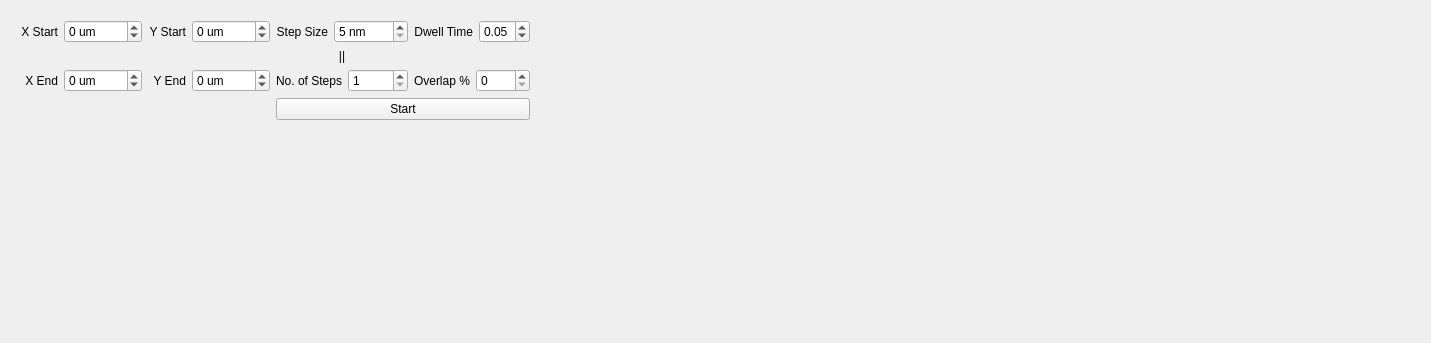
          <widget class="QWidget" name="page_3">
           <property name="geometry">
            <rect>
             <x>0</x>
             <y>0</y>
             <width>1431</width>
             <height>343</height>
            </rect>
           </property>
           <attribute name="label">
            <string>Mosaic Scan</string>
           </attribute>
           <layout class="QGridLayout" name="gridLayout_59">
            <item row="0" column="0">
             <widget class="QWidget" name="widget_3" native="true">
              <layout class="QGridLayout" name="gridLayout_58">
               <item row="1" column="2">
                <widget class="QLabel" name="label_94">
                 <property name="text">
                  <string>||</string>
                 </property>
                 <property name="alignment">
                  <set>Qt::AlignCenter</set>
                 </property>
                </widget>
               </item>
               <item row="2" column="3">
                <layout class="QHBoxLayout" name="horizontalLayout_60">
                 <item>
                  <widget class="QLabel" name="label_96">
                   <property name="text">
                    <string>Overlap %</string>
                   </property>
                  </widget>
                 </item>
                 <item>
                  <widget class="QSpinBox" name="spinBox_7">
                   <property name="maximum">
                    <number>90</number>
                   </property>
                  </widget>
                 </item>
                </layout>
               </item>
               <item row="2" column="0">
                <layout class="QHBoxLayout" name="horizontalLayout_54">
                 <item>
                  <widget class="QLabel" name="label_89">
                   <property name="text">
                    <string>X End</string>
                   </property>
                   <property name="alignment">
                    <set>Qt::AlignRight|Qt::AlignTrailing|Qt::AlignVCenter</set>
                   </property>
                  </widget>
                 </item>
                 <item>
                  <widget class="QSpinBox" name="spinBox_2">
                   <property name="suffix">
                    <string> um</string>
                   </property>
                   <property name="minimum">
                    <number>-1000</number>
                   </property>
                   <property name="maximum">
                    <number>1000</number>
                   </property>
                   <property name="singleStep">
                    <number>10</number>
                   </property>
                  </widget>
                 </item>
                </layout>
               </item>
               <item row="0" column="0">
                <layout class="QHBoxLayout" name="horizontalLayout_53">
                 <item>
                  <widget class="QLabel" name="label_88">
                   <property name="text">
                    <string>X Start</string>
                   </property>
                   <property name="alignment">
                    <set>Qt::AlignRight|Qt::AlignTrailing|Qt::AlignVCenter</set>
                   </property>
                  </widget>
                 </item>
                 <item>
                  <widget class="QSpinBox" name="spinBox">
                   <property name="suffix">
                    <string> um</string>
                   </property>
                   <property name="minimum">
                    <number>-1000</number>
                   </property>
                   <property name="maximum">
                    <number>1000</number>
                   </property>
                   <property name="singleStep">
                    <number>10</number>
                   </property>
                  </widget>
                 </item>
                </layout>
               </item>
               <item row="2" column="1">
                <layout class="QHBoxLayout" name="horizontalLayout_56">
                 <item>
                  <widget class="QLabel" name="label_91">
                   <property name="text">
                    <string>Y End</string>
                   </property>
                   <property name="alignment">
                    <set>Qt::AlignRight|Qt::AlignTrailing|Qt::AlignVCenter</set>
                   </property>
                  </widget>
                 </item>
                 <item>
                  <widget class="QSpinBox" name="spinBox_4">
                   <property name="suffix">
                    <string> um</string>
                   </property>
                   <property name="minimum">
                    <number>-1000</number>
                   </property>
                   <property name="maximum">
                    <number>1000</number>
                   </property>
                   <property name="singleStep">
                    <number>10</number>
                   </property>
                  </widget>
                 </item>
                </layout>
               </item>
               <item row="0" column="1">
                <layout class="QHBoxLayout" name="horizontalLayout_55">
                 <item>
                  <widget class="QLabel" name="label_90">
                   <property name="text">
                    <string>Y Start</string>
                   </property>
                   <property name="alignment">
                    <set>Qt::AlignRight|Qt::AlignTrailing|Qt::AlignVCenter</set>
                   </property>
                  </widget>
                 </item>
                 <item>
                  <widget class="QSpinBox" name="spinBox_3">
                   <property name="suffix">
                    <string> um</string>
                   </property>
                   <property name="minimum">
                    <number>-1000</number>
                   </property>
                   <property name="maximum">
                    <number>1000</number>
                   </property>
                   <property name="singleStep">
                    <number>10</number>
                   </property>
                  </widget>
                 </item>
                </layout>
               </item>
               <item row="0" column="2">
                <layout class="QHBoxLayout" name="horizontalLayout_57">
                 <item>
                  <widget class="QLabel" name="label_92">
                   <property name="text">
                    <string>Step Size</string>
                   </property>
                   <property name="alignment">
                    <set>Qt::AlignRight|Qt::AlignTrailing|Qt::AlignVCenter</set>
                   </property>
                  </widget>
                 </item>
                 <item>
                  <widget class="QSpinBox" name="spinBox_5">
                   <property name="suffix">
                    <string> nm</string>
                   </property>
                   <property name="minimum">
                    <number>5</number>
                   </property>
                   <property name="maximum">
                    <number>5000</number>
                   </property>
                  </widget>
                 </item>
                </layout>
               </item>
               <item row="0" column="3">
                <layout class="QHBoxLayout" name="horizontalLayout_59">
                 <item>
                  <widget class="QLabel" name="label_95">
                   <property name="text">
                    <string>Dwell Time</string>
                   </property>
                   <property name="alignment">
                    <set>Qt::AlignRight|Qt::AlignTrailing|Qt::AlignVCenter</set>
                   </property>
                  </widget>
                 </item>
                 <item>
                  <widget class="QDoubleSpinBox" name="doubleSpinBox">
                   <property name="minimum">
                    <double>0.010000000000000</double>
                   </property>
                   <property name="maximum">
                    <double>0.500000000000000</double>
                   </property>
                   <property name="singleStep">
                    <double>0.010000000000000</double>
                   </property>
                   <property name="value">
                    <double>0.050000000000000</double>
                   </property>
                  </widget>
                 </item>
                </layout>
               </item>
               <item row="2" column="2">
                <layout class="QHBoxLayout" name="horizontalLayout_58">
                 <item>
                  <widget class="QLabel" name="label_93">
                   <property name="text">
                    <string>No. of Steps</string>
                   </property>
                   <property name="alignment">
                    <set>Qt::AlignRight|Qt::AlignTrailing|Qt::AlignVCenter</set>
                   </property>
                  </widget>
                 </item>
                 <item>
                  <widget class="QSpinBox" name="spinBox_6">
                   <property name="suffix">
                    <string/>
                   </property>
                   <property name="minimum">
                    <number>1</number>
                   </property>
                   <property name="maximum">
                    <number>1000</number>
                   </property>
                  </widget>
                 </item>
                </layout>
               </item>
               <item row="3" column="2" colspan="2">
                <widget class="QPushButton" name="pushButton_6">
                 <property name="sizePolicy">
                  <sizepolicy hsizetype="Expanding" vsizetype="Fixed">
                   <horstretch>0</horstretch>
                   <verstretch>0</verstretch>
                  </sizepolicy>
                 </property>
                 <property name="text">
                  <string>Start</string>
                 </property>
                </widget>
               </item>
              </layout>
             </widget>
            </item>
            <item row="0" column="1">
             <spacer name="horizontalSpacer_6">
              <property name="orientation">
               <enum>Qt::Horizontal</enum>
              </property>
              <property name="sizeHint" stdset="0">
               <size>
                <width>389</width>
                <height>20</height>
               </size>
              </property>
             </spacer>
            </item>
            <item row="1" column="0">
             <spacer name="verticalSpacer_14">
              <property name="orientation">
               <enum>Qt::Vertical</enum>
              </property>
              <property name="sizeHint" stdset="0">
               <size>
                <width>20</width>
                <height>144</height>
               </size>
              </property>
             </spacer>
            </item>
           </layout>
          </widget>
